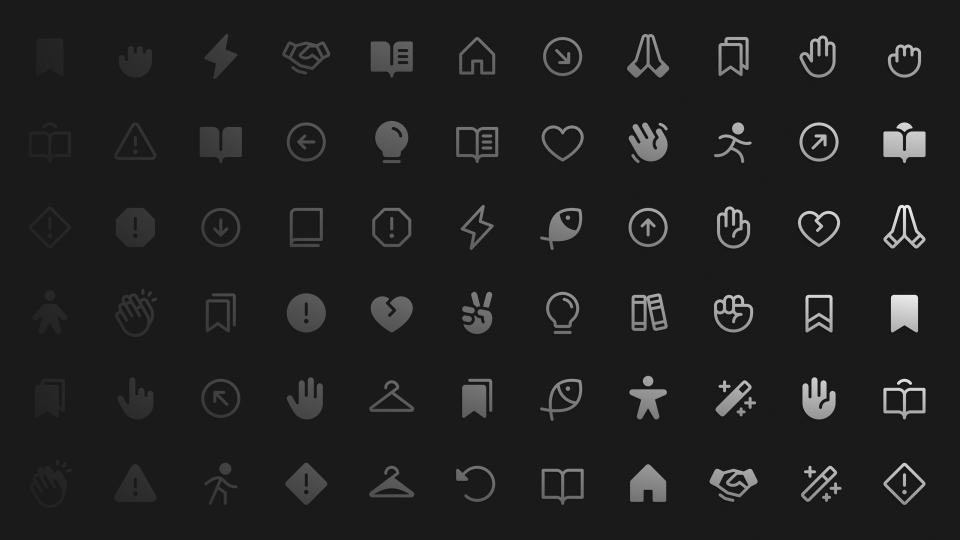
#> input picture Thumbnail.png, 1920 x 1080 px, given as the content of the folder input_images, which was not available (shown at 1/2 size)
$ python img_process.py
#> lines starting #> are read from the running program, lines starting #| are printed output that depends on the picture; pictures that were not available may be replaced by others from this repository, and a replacement may not be noted
#> in main, img is the input picture: PIL image 1920x1080 RGBA; mean R, G, B, A 32.2, 32.2, 32.2, 255
import os
from PIL import Image, ImageDraw, ImageFilter
import cv2
import numpy as np
import argparse

# ===== 設定部分 =====

start_color = (255, 255, 255)  # グラデーション開始色 (R,G,B)
end_color   = (192,192,192)  # グラデーション終了色 (R,G,B)

shadow_offset = (-1,1)             # ドロップシャドウの位置 (x, y)
shadow_color = (0, 0, 0, 255)      # 影の色 (R,G,B,A)
shadow_blur_radius = 3             # 影のぼかし半径
black_threshold = 50               # 黒検出の閾値（RGBがこの値以下なら黒とみなす）
final_canvas_size = (256, 256)     # 最終キャンバスサイズ
resize_height = 256                # 縦基準のリサイズ高さ
# ===================

def parse_args():
    parser = argparse.ArgumentParser(description='Image processing tool')
    parser.add_argument('-i', '--input', default="input_images",
                        help='Input folder path (default: input_images)')
    parser.add_argument('-o', '--output', default="output_images",
                        help='Output folder path (default: output_images)')
    return parser.parse_args()

def apply_gradient_to_black(img, start_color, end_color, gradient_start=0.0, gradient_end=1.0):
#> called with start_color = (255, 255, 255), end_color = (192, 192, 192), gradient_start = 0.2, gradient_end = 0.8
    width, height = img.size
#> width = 1920; height = 1080
    original_alpha = img.getchannel('A')
#> original_alpha: PIL image 1920x1080 L; every value is 255

    gradient = Image.new("RGBA", (width, height))
#> gradient: PIL image 1920x1080 RGBA; every value is 0
    grad_pixels = gradient.load()
    for y in range(height):
        ratio = (y / (height - 1))
        ratio = (ratio - gradient_start) / (gradient_end - gradient_start)
        ratio = max(0.0, min(1.0, ratio))

        r = int(start_color[0] * (1 - ratio) + end_color[0] * ratio)
        g = int(start_color[1] * (1 - ratio) + end_color[1] * ratio)
        b = int(start_color[2] * (1 - ratio) + end_color[2] * ratio)
        for x in range(width):
            grad_pixels[x, y] = (r, g, b, 255)

    result = gradient.copy()
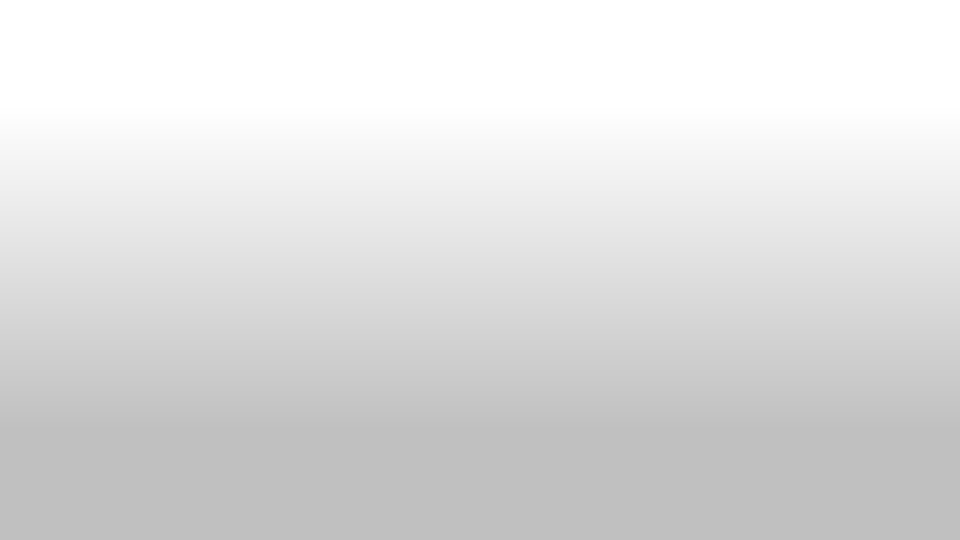
#> result: PIL image 1920x1080 RGBA (shown at 1/2 size); mean R, G, B, A 223.2, 223.2, 223.2, 255
    result.putalpha(original_alpha)

    return result

def add_drop_shadow_fit(image, offset=(4, 4), shadow_color=(0, 0, 0, 150), blur_radius=6):
#> called with offset = (-1, 1), shadow_color = (0, 0, 0, 255), blur_radius = 3
    width, height = image.size
#> width = 1920; height = 1080

    extra_w = abs(offset[0]) + blur_radius * 2
    extra_h = abs(offset[1]) + blur_radius * 2
    canvas_size = (width + extra_w, height + extra_h)
#> canvas_size = (1927, 1087)

    shadow_layer = Image.new("RGBA", canvas_size, (0, 0, 0, 0))
#> shadow_layer: PIL image 1927x1087 RGBA; every value is 0

    cv_img = np.array(Image.composite(Image.new("RGB", image.size, (0, 0, 0)), image, mask=image))

    inverted = cv2.bitwise_not(cv_img)
    gray = cv2.cvtColor(inverted, cv2.COLOR_BGR2GRAY)
    _, binary = cv2.threshold(gray, 127, 255, cv2.THRESH_BINARY)
    kernel = np.ones((0,0), np.uint8)
    eroded = cv2.erode(binary, kernel, iterations=1)

    shadow_draw = Image.fromarray(eroded).convert("L")
    shadow_draw = shadow_draw.convert("RGBA")
#> shadow_draw: PIL image 1920x1080 RGBA; every value is 255
    shadow_draw.putalpha(shadow_draw.getchannel('R'))
    shadow_alpha = shadow_draw.split()[3]
    shadow_pos = (offset[0] + blur_radius, offset[1] + blur_radius)
    shadow_layer.paste(shadow_draw, shadow_pos, mask=shadow_alpha)
    shadow_layer = shadow_layer.filter(ImageFilter.GaussianBlur(blur_radius))
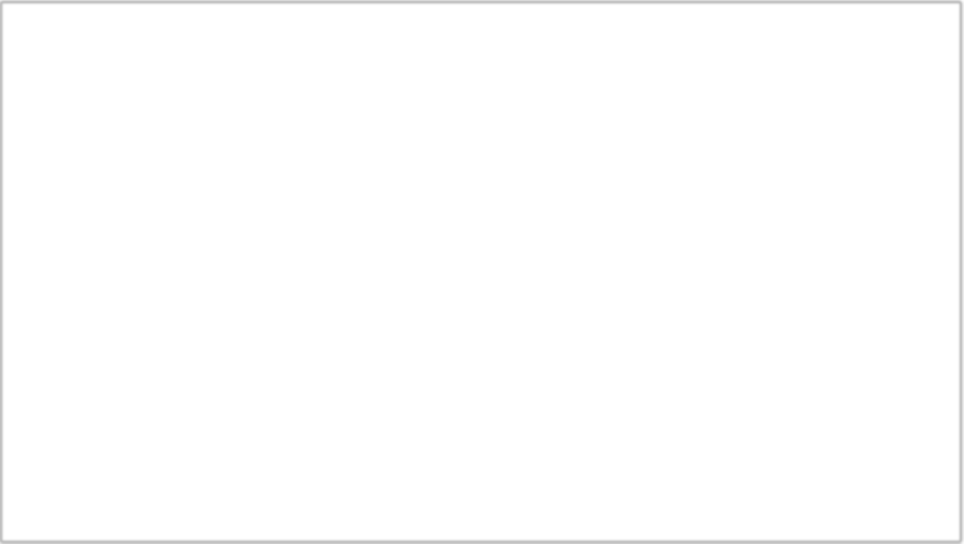
#> shadow_layer: PIL image 1927x1087 RGBA (shown at 1/2 size); mean R, G, B, A 252.4, 252.4, 252.4, 252.4; transparent parts drawn white

    main_layer = Image.new("RGBA", canvas_size, (255,255,255, 0))
    main_layer.paste(image, (blur_radius, blur_radius))

    result = Image.alpha_composite(shadow_layer, main_layer)
#> result: PIL image 1927x1087 RGBA

    return result

def resize_height_keep_ratio(img, target_height):
    width, height = img.size
    if height == target_height:
        return img
    new_width = int(width * (target_height / height))
    return img.resize((new_width, target_height), Image.LANCZOS)

def expand_canvas_center(image, canvas_size=(512, 512)):
#> called with canvas_size = (256, 256)
    canvas = Image.new("RGBA", canvas_size, (255,255,255, 0))
    img_w, img_h = image.size
#> img_w = 1927; img_h = 1087
    canvas_w, canvas_h = canvas_size

    x = (canvas_w - img_w) // 2
#> x = -836
    y = (canvas_h - img_h) // 2
#> y = -416

    canvas.paste(image, (x, y))
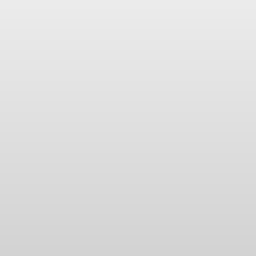
#> canvas: PIL image 256x256 RGBA; mean R, G, B, A 222.9, 222.9, 222.9, 255
    return canvas

def main():
    args = parse_args()
    input_folder = args.input
    output_folder = args.output

    os.makedirs(output_folder, exist_ok=True)

    for filename in os.listdir(input_folder):
        if not filename.lower().endswith((".png", ".jpg", ".jpeg")):
            continue

        img = Image.open(os.path.join(input_folder, filename)).convert("RGBA")

        colored_icon = apply_gradient_to_black(img, start_color, end_color,0.2,0.8)

        shadowed = add_drop_shadow_fit(colored_icon, shadow_offset, shadow_color, shadow_blur_radius)

        expanded = expand_canvas_center(shadowed, final_canvas_size)

        expanded.save(os.path.join(output_folder, filename))

        print(f"[\tOK\t]\tSaved to {os.path.join(output_folder, filename)}")

if __name__ == "__main__":
    main()
